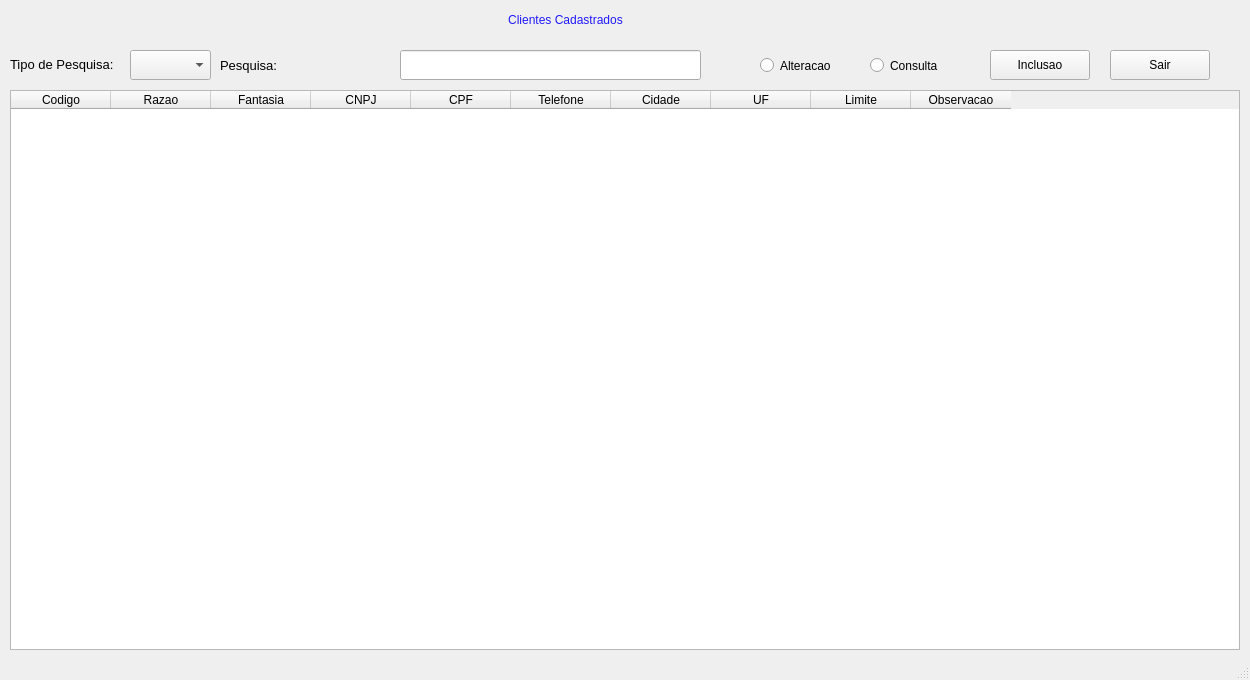
<?xml version="1.0" encoding="UTF-8"?>
<ui version="4.0">
 <class>MainWindow</class>
 <widget class="QMainWindow" name="MainWindow">
  <property name="geometry">
   <rect>
    <x>0</x>
    <y>0</y>
    <width>1250</width>
    <height>680</height>
   </rect>
  </property>
  <property name="windowTitle">
   <string>MainWindow</string>
  </property>
  <property name="styleSheet">
   <string notr="true"/>
  </property>
  <widget class="QWidget" name="centralwidget">
   <widget class="QTableWidget" name="tableWidget">
    <property name="geometry">
     <rect>
      <x>10</x>
      <y>90</y>
      <width>1230</width>
      <height>560</height>
     </rect>
    </property>
    <property name="styleSheet">
     <string notr="true"/>
    </property>
    <attribute name="horizontalHeaderVisible">
     <bool>true</bool>
    </attribute>
    <attribute name="horizontalHeaderCascadingSectionResizes">
     <bool>false</bool>
    </attribute>
    <attribute name="verticalHeaderCascadingSectionResizes">
     <bool>true</bool>
    </attribute>
    <column>
     <property name="text">
      <string notr="true">Codigo</string>
     </property>
    </column>
    <column>
     <property name="text">
      <string>Razao</string>
     </property>
    </column>
    <column>
     <property name="text">
      <string>Fantasia</string>
     </property>
    </column>
    <column>
     <property name="text">
      <string>CNPJ</string>
     </property>
    </column>
    <column>
     <property name="text">
      <string>CPF</string>
     </property>
    </column>
    <column>
     <property name="text">
      <string>Telefone</string>
     </property>
    </column>
    <column>
     <property name="text">
      <string>Cidade</string>
     </property>
    </column>
    <column>
     <property name="text">
      <string>UF</string>
     </property>
    </column>
    <column>
     <property name="text">
      <string>Limite</string>
     </property>
    </column>
    <column>
     <property name="text">
      <string>Observacao</string>
     </property>
    </column>
   </widget>
   <widget class="QLabel" name="tit_cliente">
    <property name="geometry">
     <rect>
      <x>430</x>
      <y>0</y>
      <width>271</width>
      <height>40</height>
     </rect>
    </property>
    <property name="styleSheet">
     <string notr="true">border-color: rgb(132, 168, 163);
color: rgb(33, 25, 255);
font: 87 16pt &quot;Arial Black&quot;;</string>
    </property>
    <property name="text">
     <string>Clientes Cadastrados</string>
    </property>
    <property name="alignment">
     <set>Qt::AlignCenter</set>
    </property>
   </widget>
   <widget class="QLabel" name="label_pesquisa">
    <property name="geometry">
     <rect>
      <x>220</x>
      <y>50</y>
      <width>160</width>
      <height>30</height>
     </rect>
    </property>
    <property name="sizePolicy">
     <sizepolicy hsizetype="Maximum" vsizetype="Preferred">
      <horstretch>0</horstretch>
      <verstretch>0</verstretch>
     </sizepolicy>
    </property>
    <property name="font">
     <font>
      <family>Arial</family>
      <pointsize>10</pointsize>
      <italic>false</italic>
      <bold>false</bold>
     </font>
    </property>
    <property name="styleSheet">
     <string notr="true"/>
    </property>
    <property name="text">
     <string>Pesquisa:</string>
    </property>
   </widget>
   <widget class="QLineEdit" name="pesquisa">
    <property name="geometry">
     <rect>
      <x>400</x>
      <y>50</y>
      <width>301</width>
      <height>30</height>
     </rect>
    </property>
    <property name="styleSheet">
     <string notr="true"/>
    </property>
    <property name="maxLength">
     <number>40</number>
    </property>
   </widget>
   <widget class="QPushButton" name="bt_inclusao">
    <property name="geometry">
     <rect>
      <x>990</x>
      <y>50</y>
      <width>100</width>
      <height>30</height>
     </rect>
    </property>
    <property name="styleSheet">
     <string notr="true"/>
    </property>
    <property name="text">
     <string>Inclusao</string>
    </property>
   </widget>
   <widget class="QComboBox" name="comboBox">
    <property name="geometry">
     <rect>
      <x>130</x>
      <y>50</y>
      <width>81</width>
      <height>30</height>
     </rect>
    </property>
    <property name="styleSheet">
     <string notr="true"/>
    </property>
   </widget>
   <widget class="QLabel" name="label_3">
    <property name="geometry">
     <rect>
      <x>10</x>
      <y>49</y>
      <width>120</width>
      <height>30</height>
     </rect>
    </property>
    <property name="font">
     <font>
      <family>Arial</family>
      <pointsize>10</pointsize>
      <italic>false</italic>
      <bold>false</bold>
     </font>
    </property>
    <property name="styleSheet">
     <string notr="true"/>
    </property>
    <property name="text">
     <string>Tipo de Pesquisa:</string>
    </property>
   </widget>
   <widget class="QRadioButton" name="rb_alteracao">
    <property name="geometry">
     <rect>
      <x>760</x>
      <y>50</y>
      <width>101</width>
      <height>31</height>
     </rect>
    </property>
    <property name="styleSheet">
     <string notr="true"/>
    </property>
    <property name="text">
     <string>Alteracao</string>
    </property>
   </widget>
   <widget class="QRadioButton" name="rb_consulta">
    <property name="geometry">
     <rect>
      <x>870</x>
      <y>50</y>
      <width>101</width>
      <height>31</height>
     </rect>
    </property>
    <property name="styleSheet">
     <string notr="true"/>
    </property>
    <property name="text">
     <string>Consulta</string>
    </property>
   </widget>
   <widget class="QPushButton" name="bt_sair">
    <property name="geometry">
     <rect>
      <x>1110</x>
      <y>50</y>
      <width>100</width>
      <height>30</height>
     </rect>
    </property>
    <property name="styleSheet">
     <string notr="true"/>
    </property>
    <property name="text">
     <string>Sair</string>
    </property>
   </widget>
  </widget>
  <widget class="QStatusBar" name="statusBar"/>
 </widget>
 <resources/>
 <connections/>
</ui>
